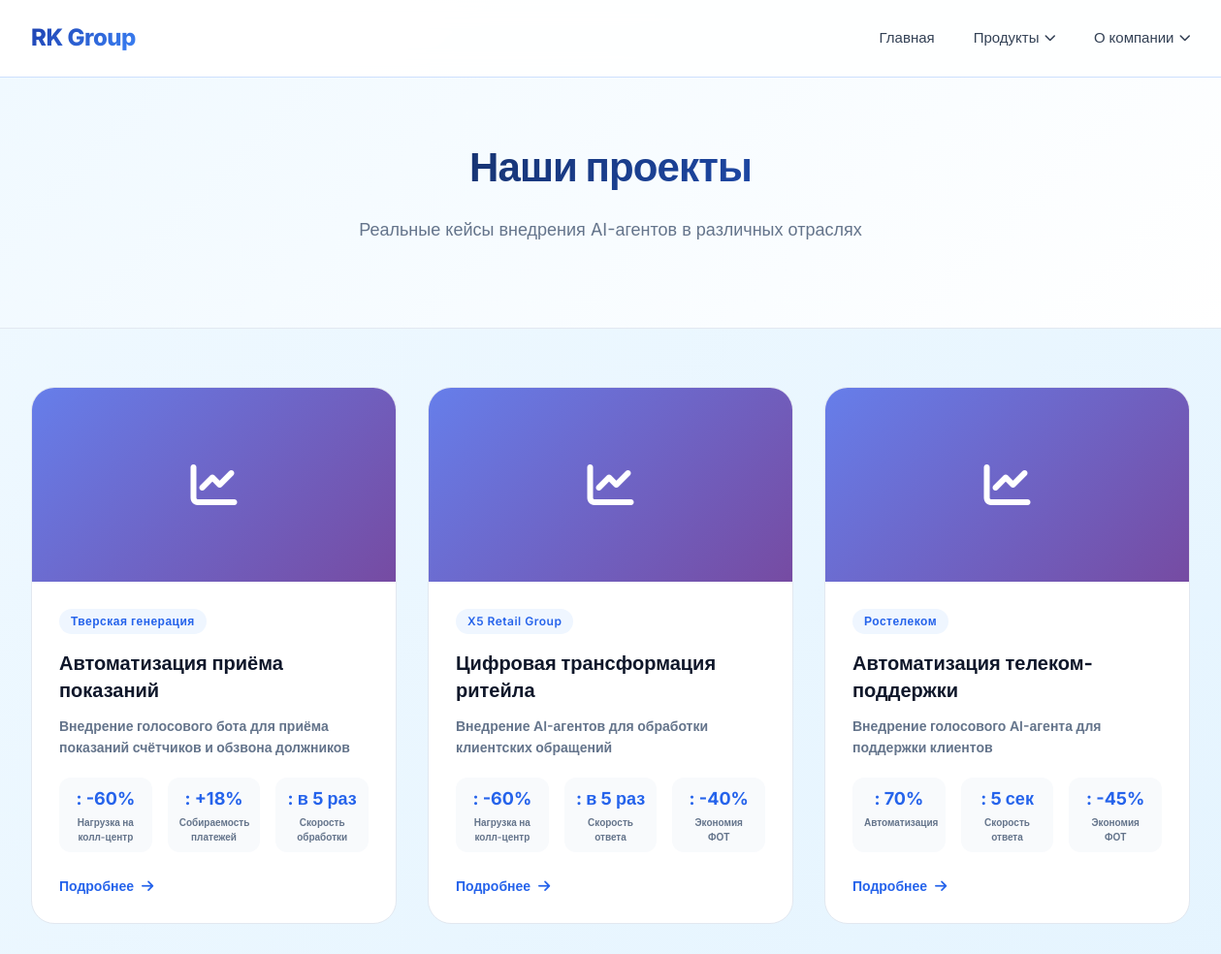
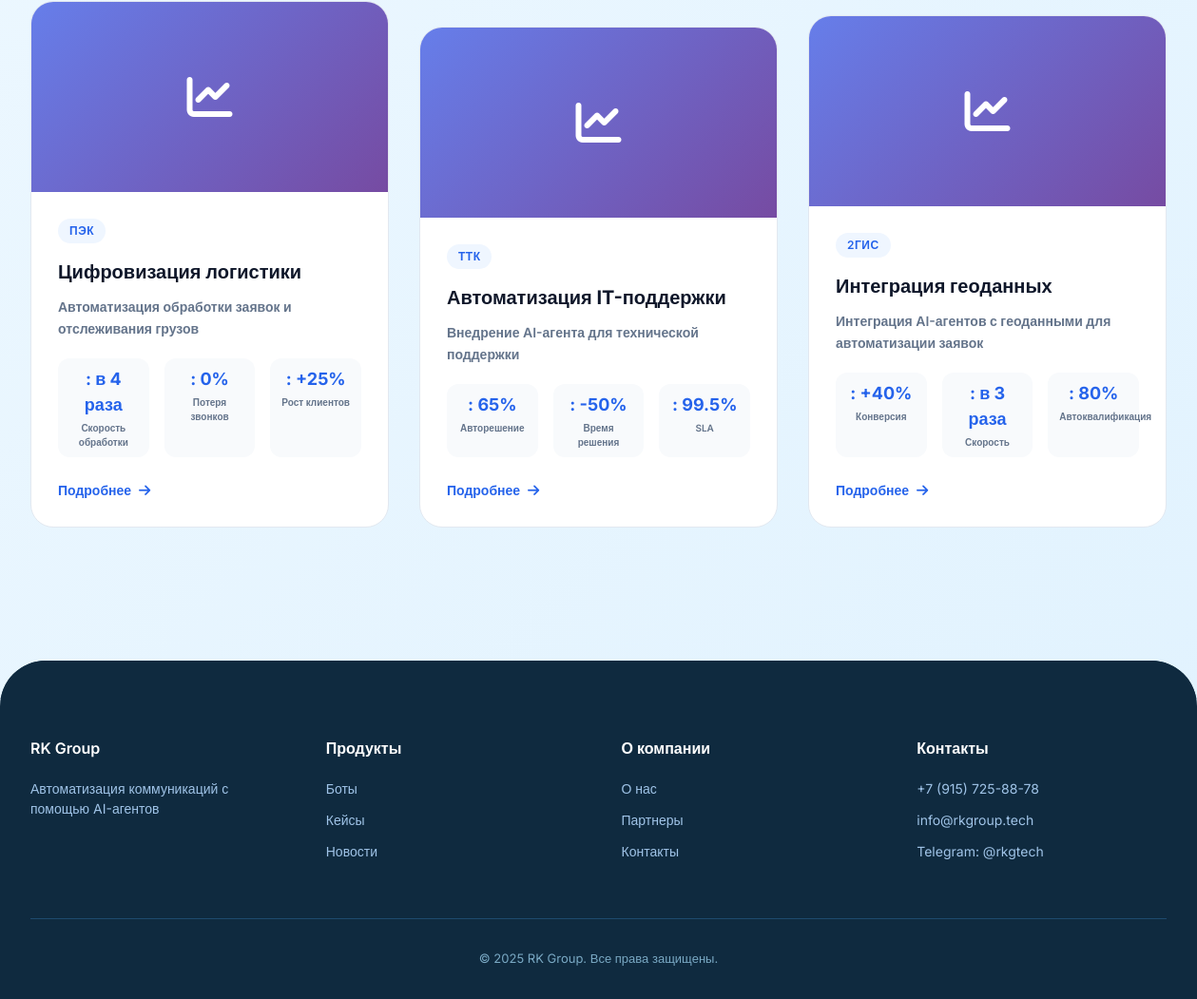
The page /cases/ on the database its author committed (2 pictures, top to bottom).
### cases/models.py (models this page shows, shortened)
class Case(models.Model):
    title = models.CharField(max_length=200, verbose_name="Название кейса")
    company = models.CharField(max_length=200, verbose_name="Компания")
    category = models.CharField(max_length=100, blank=True, verbose_name="Категория")
    short_description = models.TextField(verbose_name="Краткое описание")
    full_description = models.TextField(verbose_name="Полное описание")
    image = models.ImageField(
        upload_to='cases/', blank=True, null=True,
        validators=[validate_image_size, validate_image_extension]
    )
    results = models.TextField(blank=True, verbose_name="Результаты")
    created_at = models.DateTimeField(auto_now_add=True)
    is_active = models.BooleanField(default=True)
    def get_results_list(self):
        results_list = []
        if self.results:
            for item in self.results.split('|'):
                if ':' in item:
                    key, value = item.split(':', 1)
                    results_list.append({'key': key.strip(), 'value': value.strip()})
        return results_list
    class Meta:
        verbose_name = "Кейс"
        verbose_name_plural = "Кейсы"
        ordering = ['-created_at']

### cases/views.py (the view)
# urls.py: path('', views.CaseListView.as_view(), name='case_list'),
class CaseListView(ListView):
    model = Case
    template_name = 'cases/case_list.html'
    context_object_name = 'cases'
    paginate_by = 9
    def get_queryset(self):
        return Case.objects.filter(is_active=True)

### services/excel_base.py (called while the page is built)
    def _get_archive_path(self):
        timestamp = datetime.now().strftime('%Y%m%d_%H%M%S')
        return os.path.join(self.backup_dir, f"backup_{timestamp}.xlsx")

    def _ensure_dir_exists(self, file_path):
        directory = os.path.dirname(file_path)
        if directory and not os.path.exists(directory):
            os.makedirs(directory, exist_ok=True)

    def auto_fit_columns(self, ws):
        for col in ws.columns:
            max_length = 0
            col_letter = get_column_letter(col[0].column)
            for cell in col:
                try:
                    if cell.value:
                        cell_length = len(str(cell.value))
                        if cell.row == 1:
                            cell_length = min(cell_length + 2, 60)
                        max_length = max(max_length, cell_length)
                except:
                    pass
            adjusted_width = min(max(max_length + 2, 10), 60)
            ws.column_dimensions[col_letter].width = adjusted_width

### services/visit_tracker.py (called while the page is built)
    def add_visit(self, ip, url, referer, user_agent, status):
        timestamp = datetime.now().strftime('%Y-%m-%d %H:%M:%S')
        row_data = [ip, timestamp, url, referer or '-', user_agent or '-', status]
        return self.writer.add_row('Посещения', row_data)

### templates/cases/case_list.html (shortened to what this page needs)
{% extends 'base.html' %}
{% load static %}
{% block extra_css %}
<link rel="stylesheet" href="{% static 'css/cases.css' %}">
{% endblock %}
{% block content %}
<section class="cases-hero">
    <div class="container">
        <h1 class="section-title">Наши проекты</h1>
        <p class="section-subtitle">Реальные кейсы внедрения AI-агентов в различных отраслях</p>
    </div>
</section>
<section style="padding: 60px 0;">
    <div class="container">
        <div class="grid-3">
            {% for case in cases %}
            <a href="{% url 'cases:case_detail' case.pk %}" class="case-card-link" style="text-decoration: none; color: inherit; display: block;">
                <div class="case-card-modern">
                    <div class="case-card-image">
                        {% if case.image %}
                        <img src="{{ case.image.url }}" alt="{{ case.title }}" style="width: 100%; height: 100%; object-fit: cover;">
                        {% else %}
                        <i class="fas fa-chart-line"></i>
                        {% endif %}
                    </div>
                    <div class="case-card-content">
                        <span class="case-company">{{ case.company }}</span>
                        <h3 class="case-card-title">{{ case.title }}</h3>
                        <p class="case-card-description">{{ case.short_description|truncatechars:80 }}</p>
                        <div class="case-card-stats">
                            {% for result in case.get_results_list|slice:":3" %}
                            <div class="case-stat">
                                <div class="case-stat-value">{{ result.value }}</div>
                                <div class="case-stat-label">{{ result.key }}</div>
                            </div>
                            {% endfor %}
                        </div>
                        <span class="case-card-link">Подробнее <i class="fas fa-arrow-right"></i></span>
                    </div>
                </div>
            </a>
            {% endfor %}
        </div>
    </div>
</section>
{% endblock %}

### static/css/base.css (style rules this page uses)
:root { --bg-dark: #0a0f1f; --bg-card: rgba(15, 25, 45, 0.7); --border-glass: rgba(255, 255, 255, 0.08); --color-accent: #3b82f6; --color-accent-light: #60a5fa; --color-purple: #8b5cf6; --text-white: #ffffff; --text-gray: #94a3b8; --transition: all 0.3s cubic-bezier(0.25, 0.46, 0.45, 0.94); --shadow-glow: 0 0 20px rgba(59, 130, 246, 0.3); --ease-out: cubic-bezier(0.25, 0.46, 0.45, 0.94); }
* { margin: 0; padding: 0; box-sizing: border-box; }
body { font-family: 'Inter', 'Manrope', sans-serif; background: linear-gradient(135deg, #f0f9ff 0%, #e0f2fe 100%); color: #0f172a; line-height: 1.5; -webkit-font-smoothing: antialiased; }
.container { max-width: 1280px; margin: 0 auto; padding: 0 32px; }
.grid-3 { display: grid; grid-template-columns: repeat(3, 1fr); gap: 32px; }
.section-title { font-size: 42px; font-weight: 800; text-align: center; background: linear-gradient(135deg, #0f172a, #2563eb); -webkit-background-clip: text; background-clip: text; color: transparent; margin-bottom: 20px; letter-spacing: -0.02em; }
.section-subtitle { font-size: 18px; color: #64748b; margin-bottom: 48px; max-width: 600px; text-align: center; margin-left: auto; margin-right: auto; }

### static/css/cases.css (style rules this page uses)
.cases-hero { background: linear-gradient(135deg, #f0f9ff 0%, #ffffff 100%); padding: 60px 0 40px; text-align: center; border-bottom: 1px solid #e2e8f0; }
.case-card-modern { background: white; border-radius: 24px; overflow: hidden; transition: all 0.3s ease; border: 1px solid #e2e8f0; height: 100%; display: flex; flex-direction: column; }
.case-card-image { height: 200px; background: linear-gradient(135deg, #667eea, #764ba2); display: flex; align-items: center; justify-content: center; color: white; font-size: 48px; }
.case-card-content { padding: 28px; flex: 1; display: flex; flex-direction: column; }
.case-company { display: inline-block; background: #eff6ff; color: #2563eb; font-size: 12px; font-weight: 600; padding: 4px 12px; border-radius: 20px; margin-bottom: 16px; letter-spacing: 0.5px; width: fit-content; }
.case-card-title { font-size: 20px; font-weight: 700; color: #0f172a; margin-bottom: 12px; line-height: 1.4; }
.case-card-description { color: #64748b; font-size: 14px; line-height: 1.6; margin-bottom: 20px; flex: 1; }
.case-card-stats { display: flex; gap: 16px; margin-bottom: 24px; flex-wrap: wrap; }
.case-stat { background: #f8fafc; padding: 8px 12px; border-radius: 12px; text-align: center; flex: 1; min-width: 70px; }
.case-stat-value { font-size: 18px; font-weight: 700; color: #2563eb; }
.case-stat-label { font-size: 10px; color: #64748b; margin-top: 4px; }
.case-card-link { display: inline-flex; align-items: center; gap: 8px; color: #2563eb; text-decoration: none; font-weight: 600; font-size: 14px; transition: gap 0.3s ease; margin-top: auto; }

### rows shown on the page
Case: company "Тверская генерация", title "Автоматизация приёма показаний", short_description "Внедрение голосового бота для приёма показаний счётчиков и обзвона должников", value ": -60%" ": +18%" ": в 5 раз", key "Нагрузка на колл-центр" "Собираемость платежей" "Скорость обработки"
Case: company "X5 Retail Group", title "Цифровая трансформация ритейла", short_description "Внедрение AI-агентов для обработки клиентских обращений", value ": -60%" ": в 5 раз" ": -40%", key "Нагрузка на колл-центр" "Скорость ответа" "Экономия ФОТ"
Case: company "Ростелеком", title "Автоматизация телеком-поддержки", short_description "Внедрение голосового AI-агента для поддержки клиентов", value ": 70%" ": 5 сек" ": -45%", key "Автоматизация" "Скорость ответа" "Экономия ФОТ"
Case: company "ПЭК", title "Цифровизация логистики", short_description "Автоматизация обработки заявок и отслеживания грузов", value ": в 4 раза" ": 0%" ": +25%", key "Скорость обработки" "Потеря звонков" "Рост клиентов"
Case: company "ТТК", title "Автоматизация IT-поддержки", short_description "Внедрение AI-агента для технической поддержки", value ": 65%" ": -50%" ": 99.5%", key "Авторешение" "Время решения" "SLA"
Case: company "2ГИС", title "Интеграция геоданных", short_description "Интеграция AI-агентов с геоданными для автоматизации заявок", value ": +40%" ": в 3 раза" ": 80%", key "Конверсия" "Скорость" "Автоквалификация"
